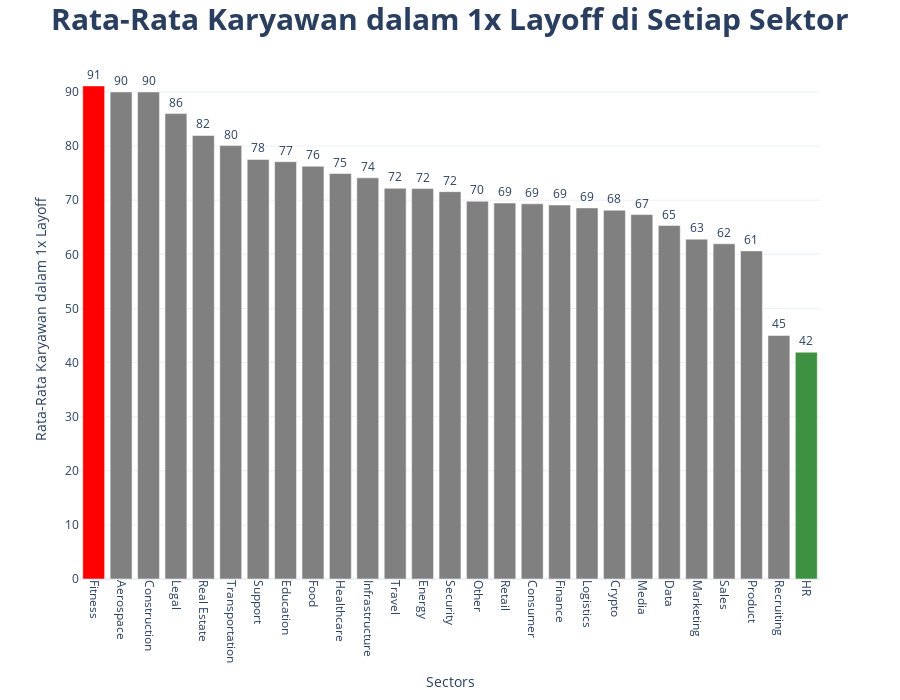

Notebook code for this chart:
### Markdown cell above
Selanjutnya adalah pembuatan grafik agar lebih mudah memahami data

### Code cell
#Membuat list warna untuk yang nilainya max, min dan diluar max,min
colorlist_7 = []
for i in df_industry_mean['total_laid_off'].values: 
    if i == max(df_industry_mean['total_laid_off'].values):
        colorlist_7.append('#FF0000')
    elif i == min(df_industry_mean['total_laid_off'].values):
        colorlist_7.append('#3D9140')
    else:
        colorlist_7.append('#808080')


#Membuat Bar Chart rata-rata karyawan yang dilayoff dalam 1x layoff per industri
fig = px.bar(df_industry_mean,x = 'industry', y = 'total_laid_off',text_auto='.2s',
             labels={
                     "industry": "Sectors",
                     "total_laid_off": "Rata-Rata Karyawan dalam 1x Layoff"
                     },template="plotly_white") #barchart setting
fig.update_traces(textfont_size=12, textangle=0, textposition="outside", cliponaxis=False,marker_color=colorlist_7) #text setting
fig.update_xaxes(tickangle=90)
fig.update_layout(height=700,
                  title="<b>Rata-Rata Karyawan dalam 1x Layoff di Setiap Sektor<b>",title_x=0.5,title_font=dict(size=30),showlegend=False) #tittle setting
fig.show()

### Figure 1 — Plotly figure (JSON) as saved in the notebook; plotly's stock layout.template omitted (floating-point values rounded to 4 significant figures)
{"data": [{"alignmentgroup": "True", "cliponaxis": false, "hovertemplate": "Sectors=%{x}<br>Rata-Rata Karyawan dalam 1x Layoff=%{y}<extra></extra>", "legendgroup": "", "marker": {"color": ["#FF0000", "#808080", "#808080", "#808080", "#808080", "#808080", "#808080", "#808080", "#808080", "#808080", "#808080", "#808080", "#808080", "#808080", "#808080", "#808080", "#808080", "#808080", "#808080", "#808080", "#808080", "#808080", "#808080", "#808080", "#808080", "#808080", "#3D9140"], "pattern": {"shape": ""}}, "name": "", "offsetgroup": "", "orientation": "v", "showlegend": false, "textangle": 0, "textfont": {"size": 12}, "textposition": "outside", "texttemplate": "%{y:.2s}", "type": "bar", "x": ["Fitness", "Aerospace", "Construction", "Legal", "Real Estate", "Transportation", "Support", "Education", "Food", "Healthcare", "Infrastructure", "Travel", "Energy", "Security", "Other", "Retail", "Consumer", "Finance", "Logistics", "Crypto", "Media", "Data", "Marketing", "Sales", "Product", "Recruiting", "HR"], "xaxis": "x", "y": [91.11, 90, 90, 86, 81.96, 80.09, 77.53, 77.12, 76.28, 74.93, 74.12, 72.2, 72.14, 71.58, 69.8, 69.47, 69.33, 69.1, 68.58, 68.15, 67.34, 65.31, 62.8, 61.94, 60.63, 45, 41.9], "yaxis": "y"}], "layout": {"barmode": "relative", "height": 700, "legend": {"tracegroupgap": 0}, "margin": {"t": 60}, "showlegend": false, "title": {"font": {"size": 30}, "text": "<b>Rata-Rata Karyawan dalam 1x Layoff di Setiap Sektor<b>", "x": 0.5}, "xaxis": {"anchor": "y", "domain": [0, 1], "tickangle": 90, "title": {"text": "Sectors"}}, "yaxis": {"anchor": "x", "domain": [0, 1], "title": {"text": "Rata-Rata Karyawan dalam 1x Layoff"}}}}
